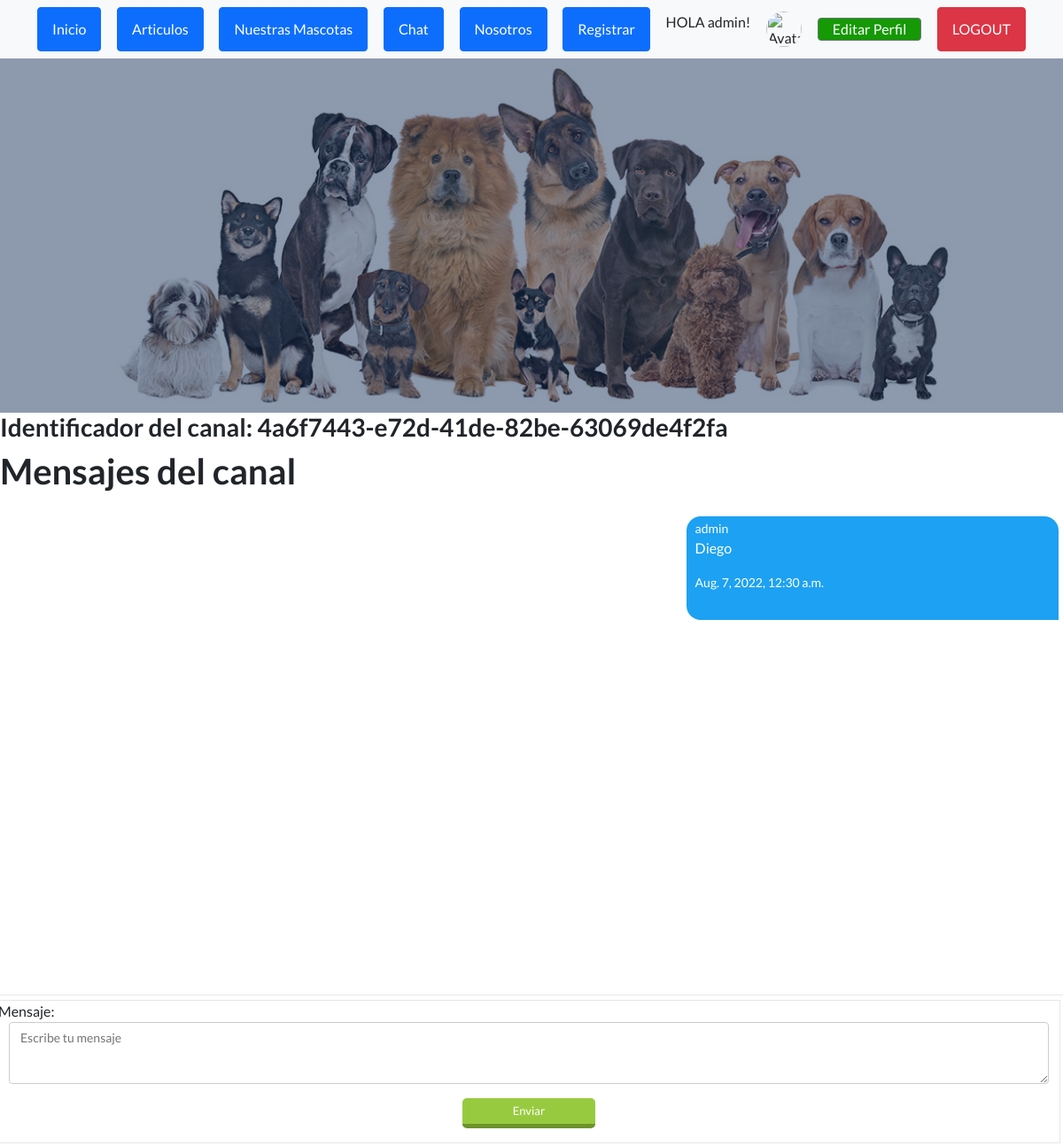
The page /ms/eduardo (signed in, upper part) on the database as committed earlier.
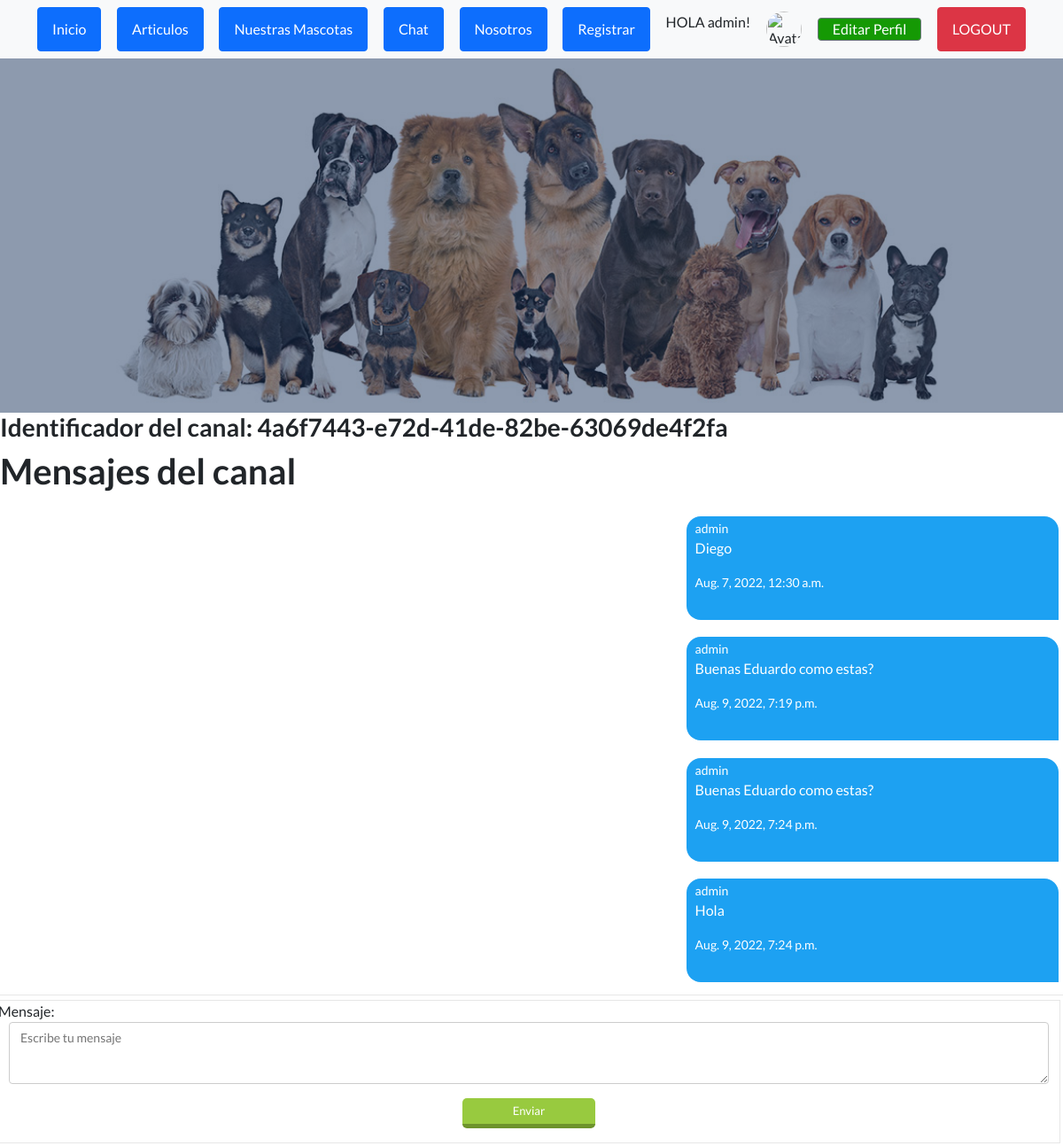
The same page on the database as committed later.
### Dm/models.py (models this page shows)
class ModelBase(models.Model):
	id = models.UUIDField(default=uuid.uuid4, primary_key=True, db_index=True, editable=False)
	tiempo = models.DateTimeField(auto_now_add=True)
	actualizar = models.DateTimeField(auto_now=True)
	class Meta:
		abstract = True

class CanalMensaje(ModelBase):
	canal   = models.ForeignKey("Canal", on_delete=models.CASCADE)
	usuario = models.ForeignKey(User, on_delete=models.CASCADE)
	texto =  models.TextField()

### Dm/views.py (the view)
# urls.py: path("ms/<str:username>", DetailMs.as_view(), name="detailms"),
class DetailMs(LoginRequiredMixin, CanalFormMixin, DetailView):
	template_name= 'Dm/canal_detail.html'
	def get_object(self, *args, **kwargs):
		username = self.kwargs.get("username")
		mi_username = self.request.user.username
		canal, _ = Canal.objects.obtener_o_crear_canal_ms(mi_username, username)
		if username == mi_username:
			mi_canal, _ = Canal.objects.obtener_o_crear_canal_usuario_actual(self.request.user)
			return mi_canal
		if canal == None:
			raise Http404
		return canal

### Dm/forms.py
class FormMensajes(forms.Form):
	mensaje = forms.CharField(widget=forms.Textarea(attrs = {
			"class": "formulario_ms",
			"placeholder":"Escribe tu mensaje"
		}))

### Dm/models.py (called while the page is built, shortened)
	def solo_dos(self):
		return self.annotate(num_usuarios= Count("usuarios")).filter(num_usuarios=2)

	def filtrar_por_username(self, username):
		return self.filter(canalusuario__usuario__username=username)

	def get_queryset(self, *args, **kwargs):
		return CanalQuerySet(self.model, using=self._db)

	def filtrar_ms_por_privado(self, username_a, username_b):
		return self.get_queryset().solo_dos().filtrar_por_username(username_a).filtrar_por_username(username_b)

	def obtener_o_crear_canal_ms(self, username_a, username_b):
		qs = self.filtrar_ms_por_privado(username_a, username_b)
		if qs.exists():
			return qs.order_by("tiempo").first(), False #obj, created

### Dm/templates/Dm/canal_detail.html (shortened to what this page needs)
{% extends 'App/padre.html' %}
{% block cambia %}
	<h3>Identificador del canal: {{object.id}}</h3>
	<h1>Mensajes del canal</h1>
	<div id="contenedor_ms">
	{% for mensaje in object.canalmensaje_set.all %}
		<div class="div_ms {% if request.user == mensaje.usuario %}mis_mensajes
		{% else %} tus_mensajes{% endif %}">
			<small>{{mensaje.usuario}}</small>
			<p>{{mensaje.texto}}</p>
			<small>{{mensaje.tiempo}}</small>
		</div>
	{% endfor %}
	</div>
	<div class="div_form_ms">
		<form id="form_submit" action="{{ request.path }}" method="POST">
			{{form.as_p}}
			<button type="submit" class="btn_enviar">
				Enviar
			</button>
	</form>
	</div>
{% endblock %}

Rows that differ between the two databases and show on the page:
added CanalMensaje: usuario "admin", texto "Buenas Eduardo como estas?", tiempo "Aug. 9, 2022, 7:19 p.m."
added CanalMensaje: usuario "admin", texto "Buenas Eduardo como estas?", tiempo "Aug. 9, 2022, 7:24 p.m."
added CanalMensaje: usuario "admin", texto "Hola", tiempo "Aug. 9, 2022, 7:24 p.m."
